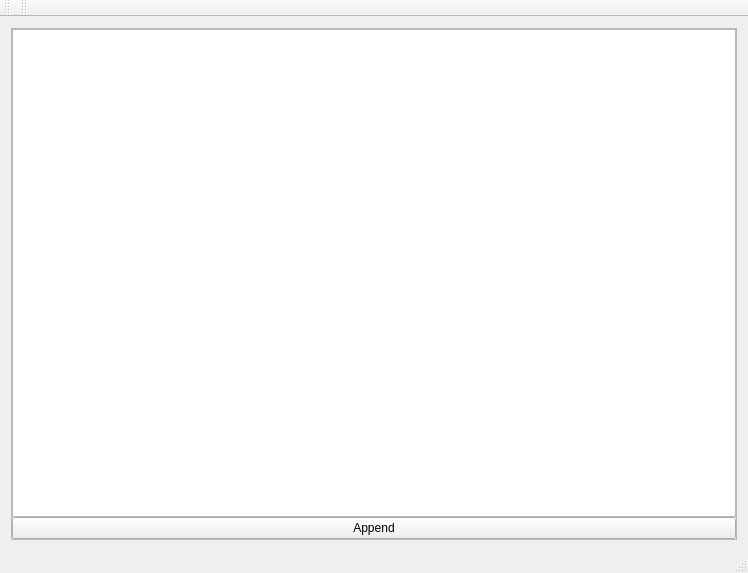
<?xml version="1.0" encoding="UTF-8"?>
<ui version="4.0">
 <class>MainWindow</class>
 <widget class="QMainWindow" name="MainWindow">
  <property name="geometry">
   <rect>
    <x>0</x>
    <y>0</y>
    <width>748</width>
    <height>573</height>
   </rect>
  </property>
  <property name="focusPolicy">
   <enum>Qt::TabFocus</enum>
  </property>
  <property name="windowTitle">
   <string>MainWindow</string>
  </property>
  <property name="styleSheet">
   <string notr="true">QToolBox::tab {  
background-color:#d9d9d9;
}  
QToolBox::tab:selected {  
background-color:#7dbeff;
font-weight:bold;
color:#FFFFFF;
} 


QTreeView::item{
	background-color:#d9d9d9;
	margin-bottom:1px;
	height:40px;
}

QTreeView::item:hover {  
    background: #7dbeff;
}  
  
QTreeView::item:selected:active{  
   background-color:#7dbeff;
}  
  
QTreeView::item:selected:!active {  
   background-color:#7dbeff;
}</string>
  </property>
  <widget class="QWidget" name="centralWidget">
   <layout class="QHBoxLayout" name="horizontalLayout_2" stretch="1">
    <item>
     <widget class="QFrame" name="frame_2">
      <property name="frameShape">
       <enum>QFrame::StyledPanel</enum>
      </property>
      <property name="frameShadow">
       <enum>QFrame::Raised</enum>
      </property>
      <layout class="QVBoxLayout" name="verticalLayout_2">
       <property name="spacing">
        <number>0</number>
       </property>
       <property name="leftMargin">
        <number>0</number>
       </property>
       <property name="topMargin">
        <number>0</number>
       </property>
       <property name="rightMargin">
        <number>0</number>
       </property>
       <property name="bottomMargin">
        <number>0</number>
       </property>
       <item>
        <widget class="QTreeView" name="treeView">
         <property name="horizontalScrollBarPolicy">
          <enum>Qt::ScrollBarAlwaysOff</enum>
         </property>
         <property name="autoScrollMargin">
          <number>6</number>
         </property>
         <property name="indentation">
          <number>0</number>
         </property>
         <property name="uniformRowHeights">
          <bool>false</bool>
         </property>
         <property name="animated">
          <bool>false</bool>
         </property>
         <property name="headerHidden">
          <bool>true</bool>
         </property>
         <property name="expandsOnDoubleClick">
          <bool>false</bool>
         </property>
         <attribute name="headerVisible">
          <bool>false</bool>
         </attribute>
        </widget>
       </item>
       <item>
        <widget class="QPushButton" name="pushButton">
         <property name="text">
          <string>Append</string>
         </property>
        </widget>
       </item>
      </layout>
     </widget>
    </item>
   </layout>
  </widget>
  <widget class="QMenuBar" name="menuBar">
   <property name="geometry">
    <rect>
     <x>0</x>
     <y>0</y>
     <width>748</width>
     <height>22</height>
    </rect>
   </property>
  </widget>
  <widget class="QToolBar" name="mainToolBar">
   <attribute name="toolBarArea">
    <enum>TopToolBarArea</enum>
   </attribute>
   <attribute name="toolBarBreak">
    <bool>false</bool>
   </attribute>
  </widget>
  <widget class="QStatusBar" name="statusBar"/>
  <widget class="QToolBar" name="toolBar">
   <property name="windowTitle">
    <string>toolBar</string>
   </property>
   <attribute name="toolBarArea">
    <enum>TopToolBarArea</enum>
   </attribute>
   <attribute name="toolBarBreak">
    <bool>false</bool>
   </attribute>
  </widget>
 </widget>
 <layoutdefault spacing="6" margin="11"/>
 <resources/>
 <connections/>
</ui>
